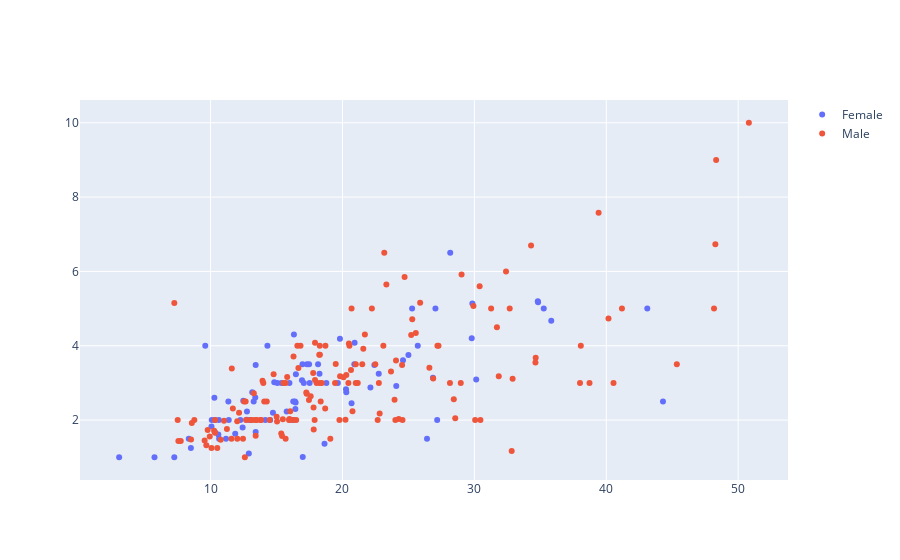

Notebook cell for this chart:
### Markdown cell above
- ii. 그래프 그리기
    + Female과 Male 데이터를 각기 따로 겹쳐서 그려준다.
    + fig.add_trace()를 통해 Trace를 추가할 때 해당 데이터를 범례로 표시할 문구를 `name=`에 지정해주자.

### Code cell
import plotly.graph_objects as go

fig = go.Figure()

fig.add_trace(go.Scatter(x = female.total_bill, y = female.tip, mode="markers", name="Female"))
fig.add_trace(go.Scatter(x = male.total_bill, y = male.tip, mode="markers", name="Male"))

fig.show()

### Figure 1 — Plotly figure (JSON) as saved in the notebook; plotly's stock layout.template omitted (floating-point values rounded to 4 significant figures; data arrays with more than 128 entries replaced by an {"elided": "..."} marker saying what was removed)
{"data": [{"mode": "markers", "name": "Female", "type": "scatter", "x": [16.99, 24.59, 35.26, 14.83, 10.33, 16.97, 20.29, 15.77, 19.65, 15.06, 20.69, 16.93, 10.29, 34.81, 26.41, 16.45, 3.07, 17.07, 26.86, 25.28, 14.73, 10.07, 34.83, 5.75, 16.32, 22.75, 11.35, 15.38, 44.3, 22.42, 20.92, 14.31, 7.25, 25.71, 17.31, 10.65, 12.43, 24.08, 13.42, 12.48, 29.8, 14.52, 11.38, 20.27, 11.17, 12.26, 18.26, 8.51, 10.33, 14.15, 13.16, 17.47, 27.05, 16.43, 8.35, 18.64, 11.87, 29.85, 25, 13.39, 16.21, 17.51, 10.59, 10.63, 9.6, 20.9, 18.15, 19.81, 43.11, 13, 12.74, 13, 16.4, 16.47, 12.76, 13.27, 28.17, 12.9, 30.14, 13.42, 15.98, 16.27, 10.09, 22.12, 35.83, 27.18, 18.78], "y": [1.01, 3.61, 5, 3.02, 1.67, 3.5, 2.75, 2.23, 3, 3, 2.45, 3.07, 2.6, 5.2, 1.5, 2.47, 1, 3, 3.14, 5, 2.2, 1.83, 5.17, 1, 4.3, 3.25, 2.5, 3, 2.5, 3.48, 4.08, 4, 1, 4, 3.5, 1.5, 1.8, 2.92, 1.68, 2.52, 4.2, 2, 2, 2.83, 1.5, 2, 3.25, 1.25, 2, 2, 2.75, 3.5, 5, 2.3, 1.5, 1.36, 1.63, 5.14, 3.75, 2.61, 2, 3, 1.61, 2, 4, 3.5, 3.5, 4.19, 5, 2, 2.01, 2, 2.5, 3.23, 2.23, 2.5, 6.5, 1.1, 3.09, 3.48, 3, 2.5, 2, 2.88, 4.67, 2, 3]}, {"mode": "markers", "name": "Male", "type": "scatter", "x": {"elided": "157 float values"}, "y": {"elided": "157 float values"}}], "layout": {}}
